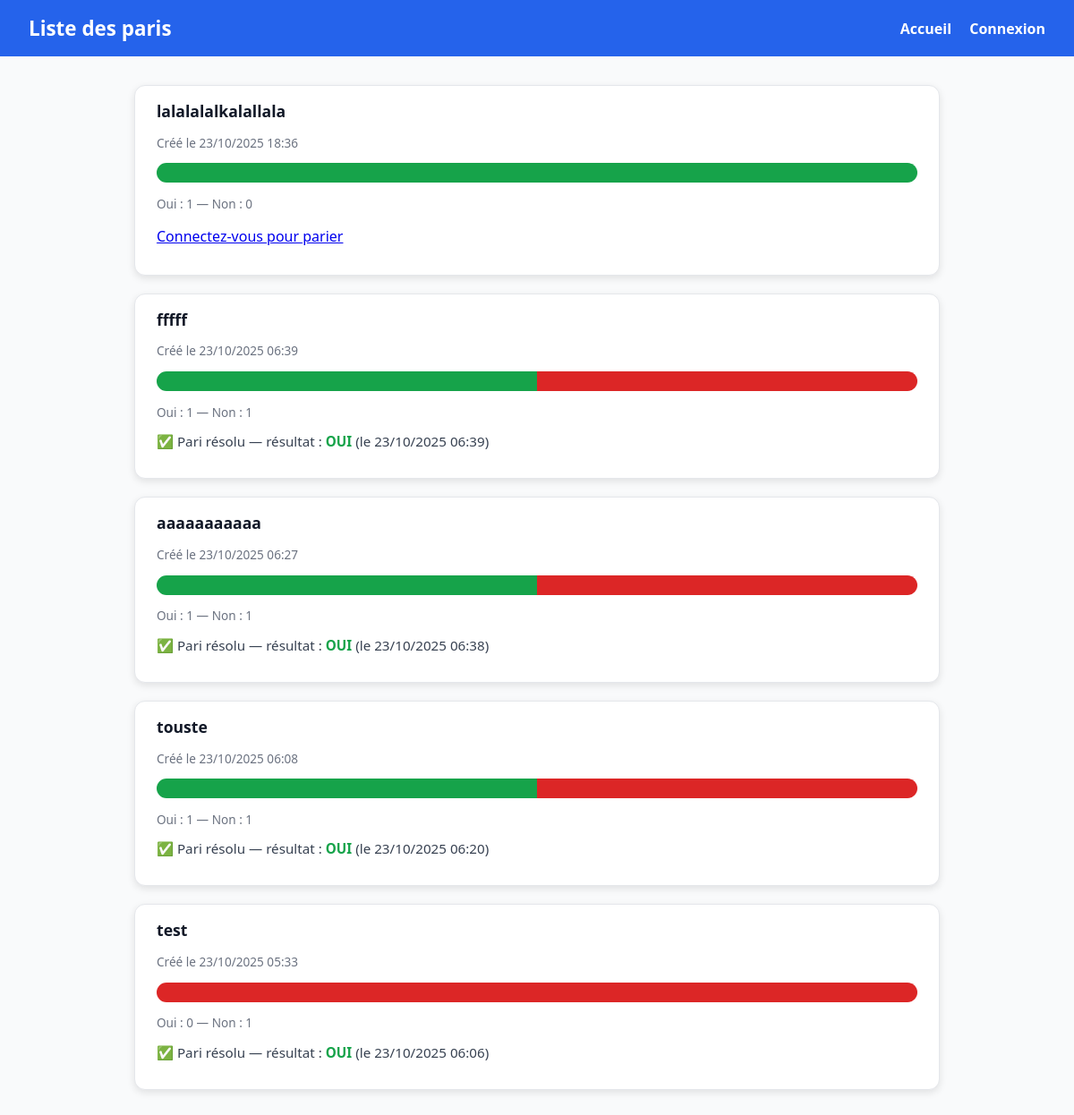
Screenshot of /paris/ with the database file from the repository.
### core/models.py (models this page shows, shortened)
class Pari(models.Model):
    description = models.TextField(help_text="Description du pari.")
    nb_oui = models.PositiveIntegerField(default=0, verbose_name="Votes OUI")
    nb_non = models.PositiveIntegerField(default=0, verbose_name="Votes NON")
    created_at = models.DateTimeField(auto_now_add=True)
    updated_at = models.DateTimeField(auto_now=True)
    OUI = "oui"
    NON = "non"
    RESULT_CHOICES = [(OUI, "Oui"), (NON, "Non")]
    result = models.CharField(
        max_length=3, choices=RESULT_CHOICES, null=True, blank=True,
        help_text="Résultat validé (oui/non)."
    )
    resolved = models.BooleanField(default=False)
    resolved_at = models.DateTimeField(null=True, blank=True)
    class Meta:
        ordering = ["-created_at"]
        verbose_name = "Pari"
        verbose_name_plural = "Paris"

### core/views.py (the view)
# urls.py: path("paris/", views.liste_paris, name="liste_paris"),
def liste_paris(request):
    paris = Pari.objects.all().order_by("-created_at")
    my_vote_by_id = {}
    if request.user.is_authenticated:
        votes = Vote.objects.filter(user=request.user, pari__in=paris).only("pari_id","choice","stake_points","created_at")
        my_vote_by_id = {v.pari_id: v for v in votes}
    return render(request, "core/liste_paris.html", {
        "paris": paris,
        "my_vote_by_id": my_vote_by_id,
    })

### templates/core/liste_paris.html (shortened to what this page needs)
{% load static %}
<!DOCTYPE html>
<html lang="fr">
<head>
</head>
<body>
  <header>
    <h1>Liste des paris</h1>
    <nav>
      <a href="/">Accueil</a>
      {% if user.is_authenticated %}
        <a href="{% url 'profile' %}">Profil</a>
        <a href="{% url 'logout_any' %}">Déconnexion</a>
      {% else %}
        <a href="{% url 'login' %}">Connexion</a>
      {% endif %}
    </nav>
  </header>
  <main>
    {% for pari in paris %}
      <div class="pari">
        <h2>{{ pari.description }}</h2>
        <p class="meta">Créé le {{ pari.created_at|date:"d/m/Y H:i" }}</p>
        {% with total=pari.nb_oui|add:pari.nb_non %}
          {% if total > 0 %}
            {% widthratio pari.nb_oui total 100 as p_oui %}
            <div class="progress-merged" title="Oui {{ p_oui }}% / Non '{{ 100|add:-p_oui }'}%">
              <div class="progress-inner" style="--p: {{ p_oui }}%;"></div>
            </div>
          {% else %}
            <div class="progress-merged">
              <div class="progress-inner" style="--p: 50%; opacity:.2;"></div>
            </div>
          {% endif %}
        {% endwith %}
        <p class="meta">Oui : {{ pari.nb_oui }} — Non : {{ pari.nb_non }}</p>
        {% if pari.resolved %}
          <p class="result">
            ✅ Pari résolu — résultat :
            {% if pari.result == 'oui' %}
              <strong style="color:#16a34a;">OUI</strong>
            {% else %}
              <strong style="color:#dc2626;">NON</strong>
            {% endif %}
            (le {{ pari.resolved_at|date:"d/m/Y H:i" }})
          </p>
        {% else %}
          {% if user.is_authenticated %}
            {% if pari.my_vote %}
              <p class="result">
                Vous avez voté :
                {% if pari.my_vote.choice == 'oui' %}
                  <strong style="color:#16a34a;">OUI</strong>
                {% else %}
                  <strong style="color:#dc2626;">NON</strong>
                {% endif %}
                — Mise : <strong>{{ pari.my_vote.stake_points }}</strong> points.
                <em>(définitif)</em>
              </p>
            {% else %}
              <div class="vote-buttons">
                <form action="{% url 'bet' pari.id 'oui' %}" method="post" style="display:inline-flex;gap:.4rem;align-items:center;">
                  {% csrf_token %}
                  <input type="number" name="points" min="1" step="1" value="10">
                  <button type="submit" class="btn oui">Parier OUI</button>
                </form>
                <form action="{% url 'bet' pari.id 'non' %}" method="post" style="display:inline-flex;gap:.4rem;align-items:center;">
                  {% csrf_token %}
                  <input type="number" name="points" min="1" step="1" value="10">
                  <button type="submit" class="btn non">Parier NON</button>
                </form>
              </div>
            {% endif %}
            {% if user.is_superuser %}
              <div style="margin-top:.8rem;">
                <form action="{% url 'resolve_pari' pari.id 'oui' %}" method="post" style="display:inline;">
                  {% csrf_token %}
                  <button type="submit" class="btn validate">Valider : OUI</button>
                </form>
                <form action="{% url 'resolve_pari' pari.id 'non' %}" method="post" style="display:inline;">
                  {% csrf_token %}
                  <button type="submit" class="btn validate">Valider : NON</button>
                </form>
              </div>
            {% endif %}
          {% else %}
            <p><a href="{% url 'login' %}?next={{ request.path }}">Connectez-vous pour parier</a></p>
          {% endif %}
        {% endif %}
      </div>
    {% empty %}
      <p>Aucun pari pour le moment.</p>
    {% endfor %}
  </main>
</body>
</html>

### templates/core/liste_paris.html (style rules this page uses)
body { font-family: system-ui, -apple-system, "Segoe UI", Roboto, sans-serif; background-color: #f9fafb; color: #111827; margin: 0; padding: 0; }
header { background-color: #2563eb; color: white; padding: 1rem 2rem; display: flex; justify-content: space-between; align-items: center; }
header h1 { font-size: 1.4rem; margin: 0; }
nav a, nav form button { color: white; text-decoration: none; margin-left: 1rem; font-weight: 600; background: none; border: none; cursor: pointer; font-size: 1rem; }
main { max-width: 900px; margin: 2rem auto; padding: 0 1rem; }
.pari { background: white; border-radius: 12px; box-shadow: 0 3px 8px rgba(0,0,0,0.1); padding: 1rem 1.5rem; margin-bottom: 1.25rem; border: 1px solid #e5e7eb; }
.pari h2 { margin: 0 0 .5rem 0; font-size: 1.1rem; }
.progress-merged { width: 100%; height: 22px; border-radius: 12px; background: #e5e7eb; overflow: hidden; position: relative; margin-top: .5rem; margin-bottom: .5rem; }
.progress-inner { width: 100%; height: 100%; background: linear-gradient(to right, #16a34a var(--p), #dc2626 var(--p)); transition: all .3s ease-in-out; }
.result { margin-top: .4rem; font-size: .95rem; color: #374151; }
.meta { font-size: .85rem; color: #6b7280; }

### rows the page displays
Pari: description "lalalalalkalallala", created_at "23/10/2025 18:36", {{ p_oui }} 100 (drawn), nb_oui "1", nb_non "0"
Pari: description "fffff", created_at "23/10/2025 06:39", {{ p_oui }} 50 (drawn), nb_oui "1", nb_non "1", result "OUI", resolved_at "23/10/2025 06:39"
Pari: description "aaaaaaaaaaa", created_at "23/10/2025 06:27", {{ p_oui }} 50 (drawn), nb_oui "1", nb_non "1", result "OUI", resolved_at "23/10/2025 06:38"
Pari: description "touste", created_at "23/10/2025 06:08", {{ p_oui }} 50 (drawn), nb_oui "1", nb_non "1", result "OUI", resolved_at "23/10/2025 06:20"
Pari: description "test", created_at "23/10/2025 05:33", nb_oui "0", nb_non "1", result "OUI", resolved_at "23/10/2025 06:06"
